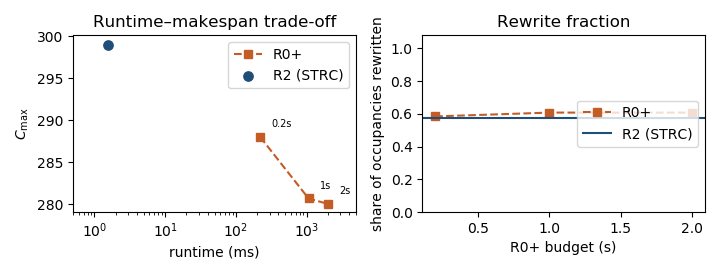

Recreate this plot in Python.
"""E5 权衡:预算–完工时间 vs STRC 定点。读 STRC/experiments/e5_cross_curve.csv。"""
from __future__ import annotations

import csv
import os
from collections import defaultdict

import matplotlib

matplotlib.use("Agg")
import matplotlib.pyplot as plt  # noqa: E402

HERE = os.path.dirname(os.path.abspath(__file__))
CSV = os.path.abspath(os.path.join(
    HERE, "..", "..", "STRC", "experiments", "expanded", "e5_cross_curve.csv"))
CSV_FALLBACK = os.path.abspath(os.path.join(
    HERE, "..", "..", "STRC", "experiments", "e5_cross_curve.csv"))
OUT = os.path.join(HERE, "fig_strc_e5")


def main() -> None:
    path = CSV if os.path.isfile(CSV) else CSV_FALLBACK
    rows = list(csv.DictReader(open(path, encoding="utf-8")))
    rows = [r for r in rows if r.get("instance", "congested_8x4x4") == "congested_8x4x4"]
    by_b = defaultdict(list)
    r2_c, r2_t, r2_chg = [], [], []
    use_frac = "R2_res_frac" in rows[0]
    for r in rows:
        by_b[float(r["budget_sec"])].append(r)
        r2_c.append(float(r["R2_makespan"]))
        r2_t.append(float(r["R2_wall_ms"]))
        if use_frac:
            r2_chg.append(float(r["R2_res_frac"]))
        else:
            r2_chg.append(float(r["R2_res_changed"]) / float(r["R2_res_total"]))

    budgets = sorted(by_b)
    r0_c = [sum(float(r["R0_makespan"]) for r in by_b[b]) / len(by_b[b]) for b in budgets]
    r0_t = [sum(float(r["R0_wall_ms"]) for r in by_b[b]) / len(by_b[b]) for b in budgets]
    r2_c_mean = sum(r2_c) / len(r2_c)
    r2_t_mean = sum(r2_t) / len(r2_t)
    r2_chg_mean = sum(r2_chg) / len(r2_chg)
    if use_frac:
        r0_chg = [
            sum(float(r["R0_res_frac"]) for r in by_b[b]) / len(by_b[b])
            for b in budgets
        ]
    else:
        r0_chg = [
            sum(float(r["R0_res_changed"]) / float(r["R0_res_total"]) for r in by_b[b]) / len(by_b[b])
            for b in budgets
        ]

    fig, axes = plt.subplots(1, 2, figsize=(7.2, 2.75))
    ax = axes[0]
    ax.plot(r0_t, r0_c, "s--", color="#c45c26", label="R0+")
    for b, t, c in zip(budgets, r0_t, r0_c):
        ax.annotate(f"{b:g}s", (t, c), textcoords="offset points",
                    xytext=(8, 7), fontsize=7)
    ax.scatter([r2_t_mean], [r2_c_mean], marker="o", s=45, color="#1f4e79", zorder=3, label="R2 (STRC)")
    ax.set_xlabel("runtime (ms)")
    ax.set_ylabel(r"$C_{\max}$")
    ax.set_xscale("log")
    ax.set_xlim(0.5, 5000)
    ax.legend(loc="upper right")
    ax.set_title("Runtime–makespan trade-off")

    ax = axes[1]
    ax.plot(budgets, r0_chg, "s--", color="#c45c26", label="R0+")
    ax.axhline(r2_chg_mean, color="#1f4e79", linestyle="-", label="R2 (STRC)")
    ax.set_xlabel("R0+ budget (s)")
    ax.set_ylabel("share of occupancies rewritten")
    ax.set_ylim(0, 1.08)
    ax.legend(loc="center right")
    ax.set_title("Rewrite fraction")

    fig.tight_layout()
    fig.savefig(OUT + ".pdf")
    fig.savefig(OUT + ".png")
    print("wrote", OUT + ".pdf")


if __name__ == "__main__":
    main()
